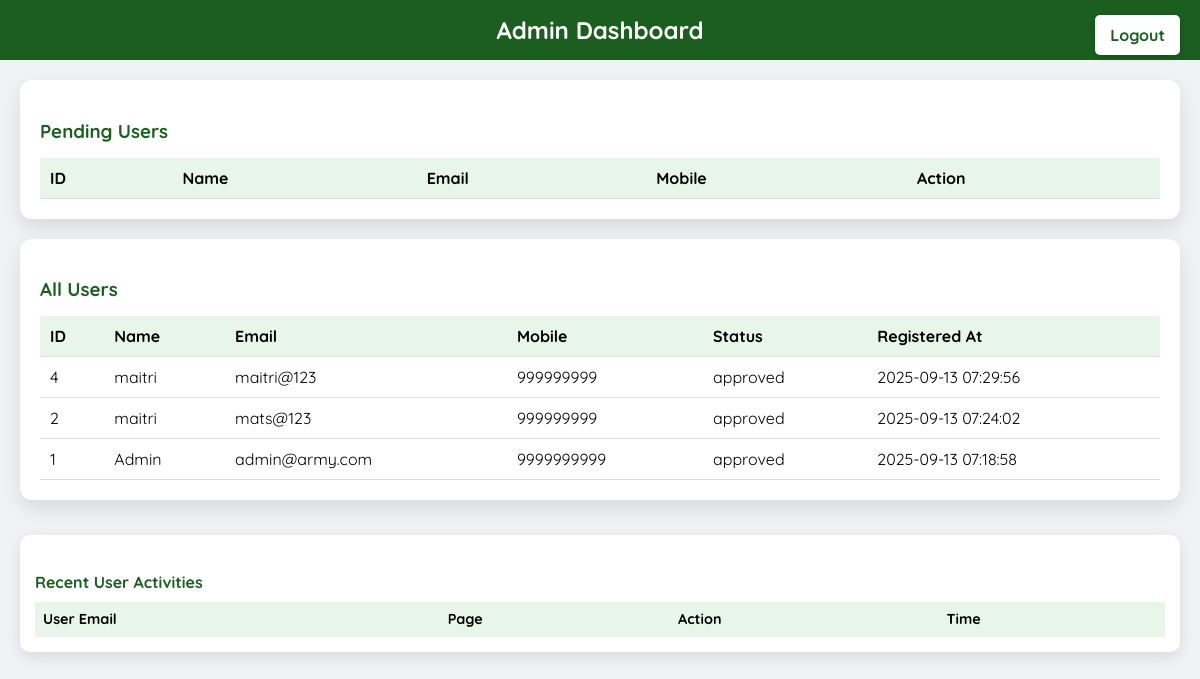
Page /admin_dashboard.php (signed in) on the committed database.
### tables this page shows
CREATE TABLE `users` (
  `id` int(11) NOT NULL,
  `username` varchar(100) NOT NULL,
  `email` varchar(150) NOT NULL,
  `mobile` varchar(15) DEFAULT NULL,
  `password` varchar(255) NOT NULL,
  `role` enum('admin','user') DEFAULT 'user',
  `status` enum('pending','approved','rejected') DEFAULT 'pending',
  `created_at` timestamp NOT NULL DEFAULT current_timestamp()
);

### admin_dashboard.php (the view, shortened to what this page needs)
<?php
include 'db.php';
$users = $conn->query("SELECT * FROM users ORDER BY id DESC");
?>
<!DOCTYPE html>
<html lang="en">
<head>
</head>
<body>
<header>Admin Dashboard</header>
<a href="logout.php" class="logout">Logout</a>
<div class="container">
    <div class="card">
        <h3>Pending Users</h3>
        <table>
            <tr>
                <th>ID</th>
                <th>Name</th>
                <th>Email</th>
                <th>Mobile</th>
                <th>Action</th>
            </tr>
        </table>
    </div>
    <div class="card">
        <h3>All Users</h3>
        <table>
            <tr>
                <th>ID</th>
                <th>Name</th>
                <th>Email</th>
                <th>Mobile</th>
                <th>Status</th>
                <th>Registered At</th>
            </tr>
            <?php while($row = $users->fetch_assoc()): ?>
            <tr>
                <td><?= $row['id'] ?></td>
                <td><?= $row['username'] ?></td>
                <td><?= $row['email'] ?></td>
                <td><?= $row['mobile'] ?></td>
                <td><?= $row['status'] ?></td>
                <td><?= $row['created_at'] ?></td>
            </tr>
            <?php endwhile; ?>
        </table>
    </div>
    <div class="card activity-feed">
        <h4>Recent User Activities</h4>
        <table>
            <tr>
                <th>User Email</th>
                <th>Page</th>
                <th>Action</th>
                <th>Time</th>
            </tr>
        </table>
    </div>
</div>
</body>
</html>

### admin_dashboard.php (style rules this page uses)
body { font-family:'Quicksand',sans-serif; background:#f0f2f5; margin:0; }
header { background:#1b5e20; color:white; padding:15px 20px; text-align:center; font-size:1.5rem; font-weight:bold; }
.logout { position:fixed; top:15px; right:20px; background:white; color:#1b5e20; padding:10px 15px; border-radius:5px; font-weight:bold; text-decoration:none; box-shadow:0 2px 6px rgba(0,0,0,0.2); }
.container { display:flex; flex-wrap:wrap; margin:20px; gap:20px; justify-content:flex-start; }
.card { background:white; padding:20px; border-radius:12px; box-shadow:0 8px 20px rgba(0,0,0,0.1); flex:1 1 700px; max-width:100%; }
.card h3 { color:#1b5e20; margin-bottom:15px; }
table { width:100%; border-collapse:collapse; }
th, td { padding:10px; border-bottom:1px solid #ddd; text-align:left; }
th { background:#e8f5e9; }
.activity-feed { margin-top:15px; background:#fff; padding:15px; border-radius:10px; box-shadow:0 5px 15px rgba(0,0,0,0.1); max-height:400px; overflow-y:auto; }
.activity-feed h4 { color:#1b5e20; margin-bottom:10px; }
.activity-feed table { width:100%; border-collapse:collapse; }
.activity-feed th, .activity-feed td { padding:8px; border-bottom:1px solid #eee; font-size:0.9rem; }

### rows in the picture
users: id "4", username "maitri", email "maitri@123", mobile "999999999", status "approved", created_at "2025-09-13 07:29:56"
users: id "2", username "maitri", email "mats@123", mobile "999999999", status "approved", created_at "2025-09-13 07:24:02"
users: id "1", username "Admin", email "admin@army.com", mobile "9999999999", status "approved", created_at "2025-09-13 07:18:58"
